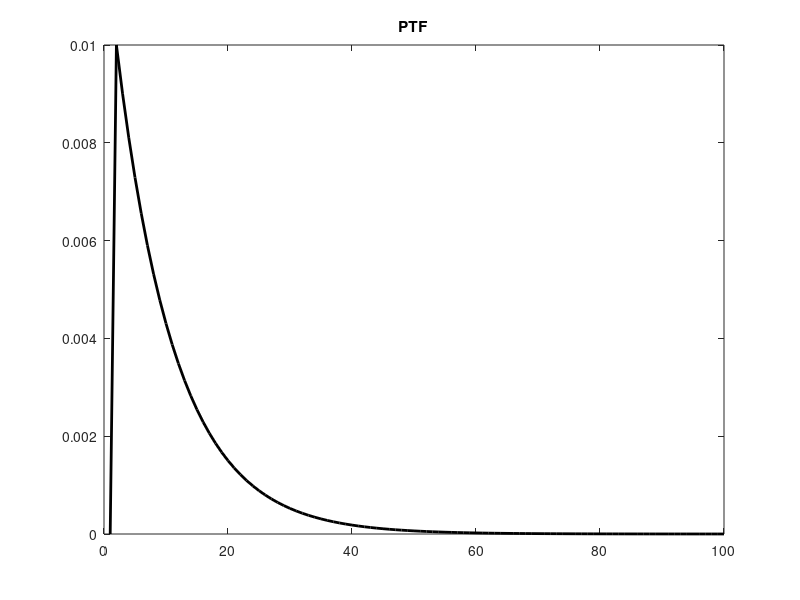
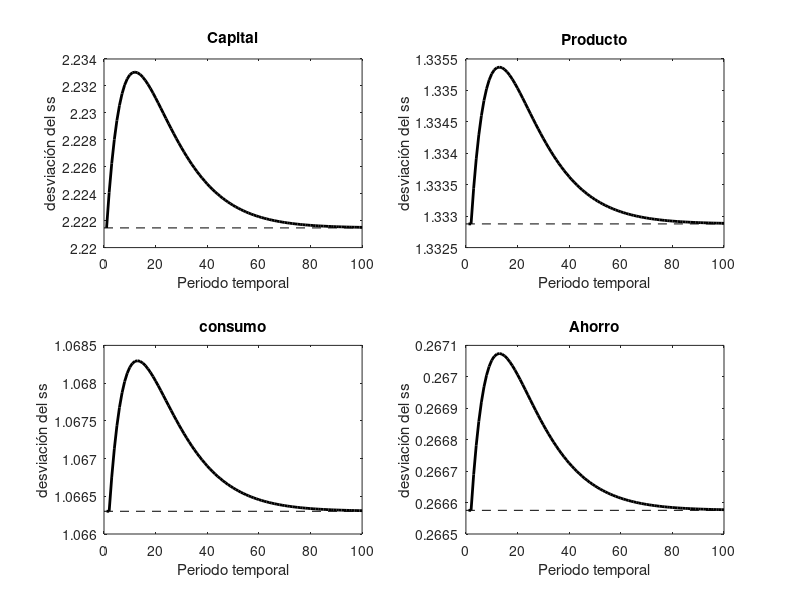

Source code (MATLAB) for these figures, in order:
%-------------------------------------------------------------------------
% Simulation of the stochastic Solow model
%
%          Alfredo Villca
%     alfredovillca569@gmail.com
%--------------------------------------------------------------------------

clear all; close all; clc

% Parameters obtained from MacCandles
A         = 1;
n         = 0.02;
delta     = 0.1;
alpha     = 0.36;
s         = 0.2;
rho       = 0.9;
sigma_ee  = 0.01;

% Steady state
k_ss = ((s*A)/(n+delta))^(1/(1-alpha));
y_ss = A*(k_ss^alpha);
c_ss = (1-s)*y_ss;
s_ss = s*y_ss;

lwdt   = 2;
T      = 100;
tiempo = [1:1:T];

k  = zeros(1,T);
y  = zeros(1,T);
c  = zeros(1,T);
ss = zeros(1,T);

k(1)  = k_ss;
y(1)  = y_ss;
c(1)  = c_ss;
ss(1) = s_ss;

e(1) = 0;  % valor inicial del proceso estocástico

for t=2:T
    if t==2                     % periodo en la que se aplica el choque unico
        u = sigma_ee;           % magnitud del choque
        e(t) = rho*e(t-1) + u;  
    else                     
        u = 0;
        e(t) = rho*e(t-1) + u;
    end
k(t) = ((s*A)/(1+n))*(exp(e(t)))*(k(t-1)^alpha) + ((1-delta)/(1+n))*k(t-1);
y(t) = k(t-1)^alpha;
c(t) = (1-s)*y(t);
ss(t)= s*y(t);    
end

figure
plot(e, 'black', 'LineWidth',lwdt)
title('PTF')

figure
subplot(2,2,1), plot(tiempo, k,'black', 'LineWidth',lwdt), hold on, 
    plot(xlim,[k_ss k_ss],'black','LineStyle','--')
    xlabel('Periodo temporal'), ylabel('desviación del ss'), 
    title('Capital')

subplot(2,2,2), plot(tiempo, y, 'Color','black', 'LineWidth',lwdt), hold on,
    plot(xlim,[y_ss y_ss], 'color','black','LineStyle','--')
    xlabel('Periodo temporal'), ylabel('desviación del ss'), 
    title('Producto')

subplot(2,2,3), plot(tiempo, c, 'Color','black', 'LineWidth',lwdt), hold on,
    plot(xlim,[c_ss c_ss], 'color','black','LineStyle','--') 
    xlabel('Periodo temporal'), ylabel('desviación del ss'), 
    title('consumo')

subplot(2,2,4), plot(tiempo, ss, 'Color','black', 'LineWidth',lwdt), hold on,
    plot(xlim,[s_ss s_ss], 'color','black','LineStyle','--')     
    xlabel('Periodo temporal'), ylabel('desviación del ss'), 
    title('Ahorro')

